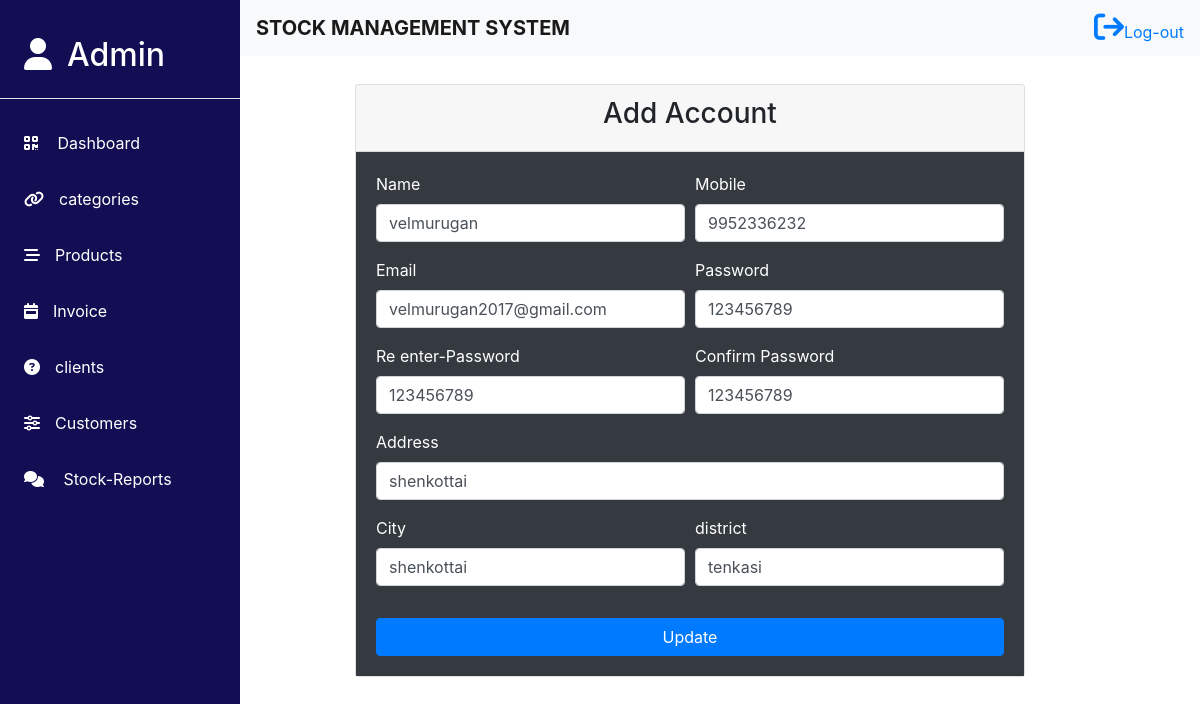
Screenshot of /update/1 with the database file from the repository.
### myapp/models.py (models this page shows)
class addAdmin(models.Model):
    name=models.CharField(max_length=20,null=False,blank=False)
    mobile=models.IntegerField(null=False,blank=False)
    email=models.EmailField()
    password=models.IntegerField(null=False,blank=False)
    re_Enter_Password=models.IntegerField(null=False,blank=False)
    confirm_Password=models.IntegerField(null=False,blank=False)
    address=models.CharField(max_length=50,null=False,blank=False)
    city=models.CharField(max_length=50,null=False,blank=False)
    district=models.CharField(max_length=50,null=False,blank=False)

### myapp/views.py (the view, shortened to what this page needs)
# urls.py: path('update/<int:id>', views.update_view, name='update'),
def update_view(request,id):
  update=addAdmin.objects.get(id=id)
  return render(request,'adminupdate.html',{'user_update':update})

### templates/adminupdate.html (shortened to what this page needs)
{% include 'navbar.html' %}
{% block content %}
<div class="dashboard-content ad-ad">
    <section class="add-con">
        <div class="container-fluid">
            <div class="row">
                <div class="col-10">
                    <div class="card ad-adac">
                        <div class="card-header text-center"><h3>Add Account</h3></div>
                        <div class="card-body bg-dark text-white">
                            <form action="{% url 'update' user_update.id %}" method="post">
                                <div class="form-row">
                                    <div class="form-group col-6">
                                        <label for="Name">Name</label>
                                        <input type="text" class="form-control" id="Name"  name="name" value={{user_update.name}} required>
                                    </div>
                                    <div class="form-group col-6">
                                        <label for="Mobile">Mobile</label>
                                        <input type="1234567890" class="form-control" id="Mobile"  name="mobile" value={{user_update.mobile}} required>
                                     </div>
                                </div>
                                <div class="form-row">
                                    <div class="form-group col-6">
                                        <label for="Name">Email</label>
                                        <input type="text" class="form-control" id="Name"  name="email" value={{user_update.email}} required>
                                    </div>
                                    <div class="form-group col-6">
                                        <label for="Mobile">Password</label>
                                        <input type="1234567890" class="form-control" id="Mobile"  name="password" value={{user_update.password}} required>
                                     </div>
                                </div>
                                <div class="form-row">
                                    <div class="form-group col-md-6">
                                      <label for="id">Re enter-Password</label>
                                      <input type="text" class="form-control" id="id"  name="re_Password" value={{user_update.re_Enter_Password}} required>
                                    </div>
                                    <div class="form-group col-md-6">
                                      <label for="id-num">Confirm Password</label>
                                      <input type="id-number" class="form-control" id="id-num"  name="confirm_Password" value={{user_update.confirm_Password}} required>
                                    </div>
                                </div>
                                <div class="form-group">
                                  <label for="inputAddress">Address </label>
                                  <input type="text" class="form-control" id="inputAddress" name="address" value={{user_update.address}} required>
                                </div>
                                <div class="form-row">
                                    <div class="form-group col-md-6">
                                       <label for="inputCity">City</label>
                                       <input type="text" class="form-control" id="inputCity" name="city" value={{user_update.city}} required>
                                    </div>
                                   <div class="form-group col-md-6">
                                      <label for="inputState">district</label>
                                      <input type="text" class="form-control" id="inputdistrict" name="district" value={{user_update.district}} required>
                                   </div>
                                </div>
                                <div class="text-center">
                                    <button type="submit"  class="btn btn-primary btn-block">Update</button>
                                </div>
                            </form>
                        </div>
                    </div>
                </div>
            </div>
          </div>
     </section>
</div>
{% endblock %}

### static/css/dashboard.css (style rules this page uses)
* { margin:0; padding:0; box-sizing: border-box; }
.dashboard-content { margin-left:20%; margin-top:7%; }
.add-con .ad-adac { height:100%; margin-left:100px; }

### rows the page displays
addAdmin: name "velmurugan", mobile "9952336232", email "velmurugan2017@gmail.com", password "123456789", re_Password "123456789", confirm_Password "123456789", address "shenkottai", city "shenkottai", district "tenkasi"
